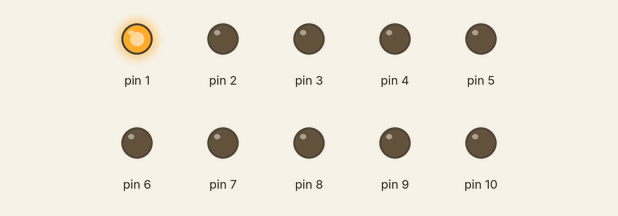
Bench run of a sketch on a simulated Arduino Uno, built with avr-gcc and run on an emulated ATmega328P. On the bench: output pins drawn as LEDs (lit = HIGH).

Above: at 0.5 s.
At 2.5 s:
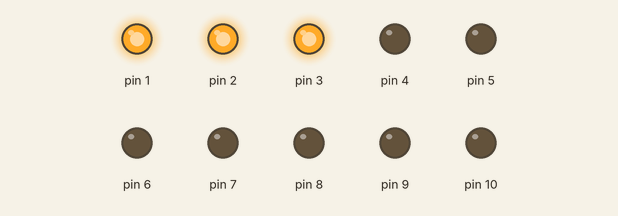
At 5.5 s:
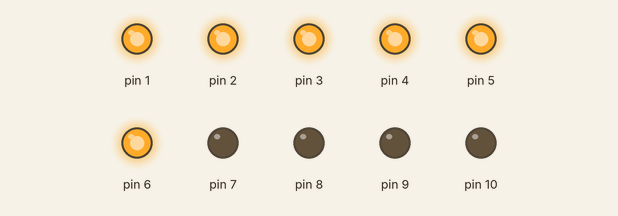
At 12.5 s:
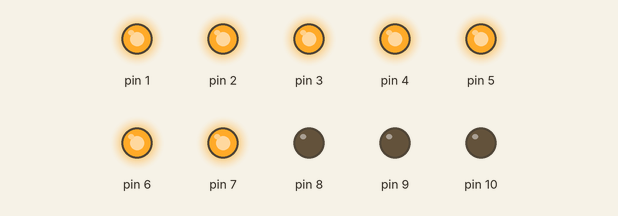
At 17.5 s:
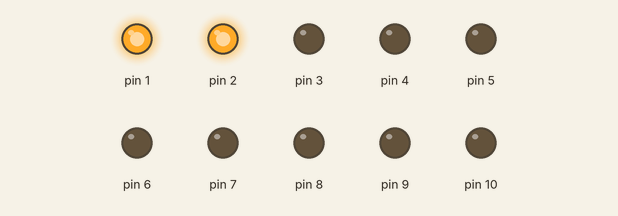
At 24.5 s:
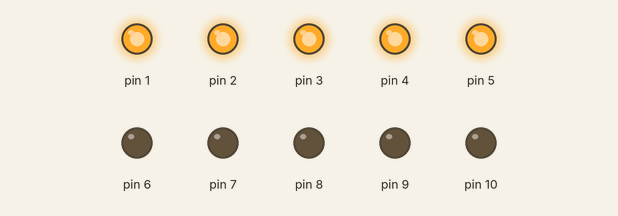
Timing chart, 0 to 26.0 s (numbered marks = the images above):
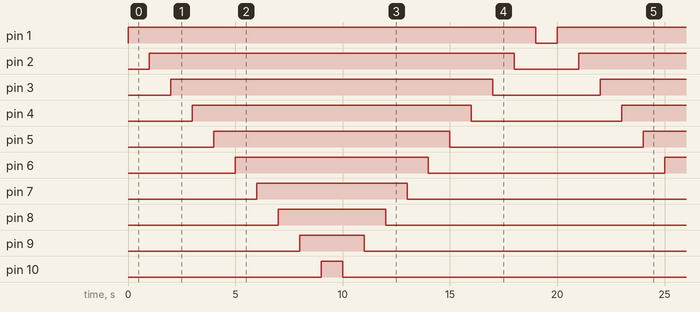

The sketch:

efeitoLed2.ino
```cpp
int i;

void setup() {
  for(i = 1; i <=10; i++){
    pinMode(i,OUTPUT);
  }
}

void loop() {
  liga_leds();
  apaga_leds();
}

void liga_leds()
{
  for(i = 1; i <= 10; i++){
    digitalWrite(i,HIGH);
    delay(1000);
  }
}

void apaga_leds()
{
  for(i = 10; i > 0; i--){
    digitalWrite(i,LOW);
	delay(1000);
  }
}
```

Measured:
- by itself, pin 1: alternates HIGH for 19.0 s and LOW for 1.0 s
- by itself, pin 2: alternates HIGH for 17.0 s and LOW for 3.0 s
- by itself, pin 3: alternates HIGH for 15.0 s and LOW for 5.0 s
- by itself, pin 4: alternates HIGH for 13.0 s and LOW for 7.0 s
- by itself, pin 5: alternates HIGH for 11.0 s and LOW for 9.0 s
- by itself, pin 6: alternates HIGH for 9.0 s and LOW for 11.0 s
- by itself, pin 7: alternates HIGH for 7.0 s and LOW for 13.0 s
- by itself, pin 8: alternates HIGH for 5.0 s and LOW for 15.0 s
